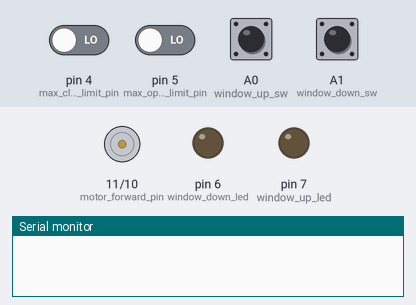
This sketch was run on a simulated Arduino Uno, built with avr-gcc and run on an emulated ATmega328P. Shown: motor-driver pin pairs drawn as motors (green arrow = first pin HIGH = forward, orange = second pin HIGH = backward, longer = more drive), output pins drawn as LEDs (lit = HIGH), the last lines printed to the serial monitor. The inputs (shaded band) are chosen by the test bench; at power-on: A0 (window_up_sw), A1 (window_down_sw) HIGH, pin 4 (max_closed_limit_pin), pin 5 (max_open_limit_pin) LOW. Pins used as bus, display or sensor lines are not drawn.

Above: at 1.2 s.
1.3 s: A0 (window_up_sw) pulled LOW for 0.15 s
At 2.8 s:
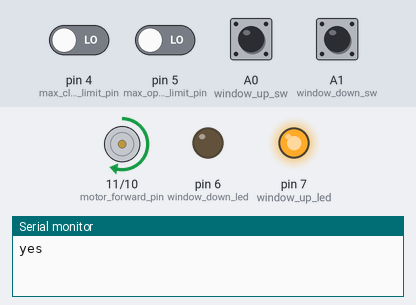
3.1 s: pin 5 (max_open_limit_pin) driven HIGH
At 3.7 s:
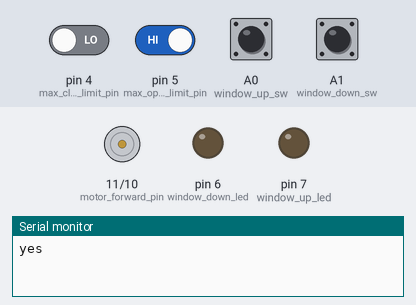
4.6 s: A1 (window_down_sw) pulled LOW for 0.15 s
At 6.1 s:
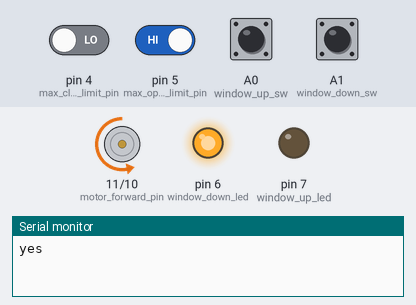
6.4 s: pin 4 (max_closed_limit_pin) driven HIGH
At 7.4 s:
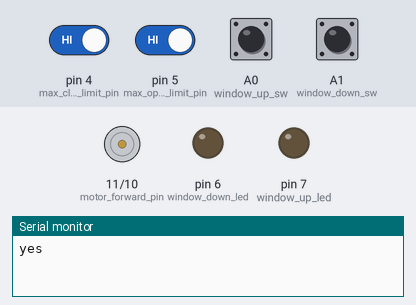
Timing chart, 0 to 8.9 s (numbered marks = the images above; inputs shaded):
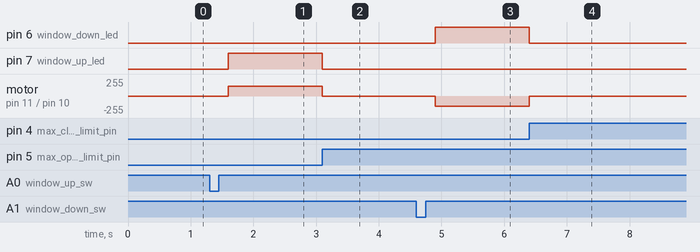

Measured:
- after the input at 1.3 s, pin 7 (window_up_led): LOW → HIGH after 0.30 s; motor on pin 11 (motor_forward_pin) / pin 10 (motor_reverse_pin): stopped → forward 150/255 after 0.30 s
- after the input at 3.1 s, pin 7 (window_up_led): HIGH → LOW at once; motor on pin 11 (motor_forward_pin) / pin 10 (motor_reverse_pin): forward 150/255 → stopped at once
- after the input at 4.6 s, pin 6 (window_down_led): LOW → HIGH after 0.30 s; motor on pin 11 (motor_forward_pin) / pin 10 (motor_reverse_pin): stopped → backward 150/255 after 0.30 s
- after the input at 6.4 s, pin 6 (window_down_led): HIGH → LOW at once; motor on pin 11 (motor_forward_pin) / pin 10 (motor_reverse_pin): backward 150/255 → stopped at once

The sketch:

Code.ino
```cpp
#define power_pin 13
#define motor_forward_pin 11
#define motor_reverse_pin 10
#define window_up_sw     A0
#define window_down_sw   A1
#define motor_speed 150
#define window_up_led 7
#define window_down_led 6
#define max_open_limit_pin 5
#define max_closed_limit_pin 4

void setup() {
  // put your setup code here, to run once:
 pinMode(power_pin,OUTPUT);
 pinMode(window_up_led,OUTPUT);
 pinMode(window_down_led,OUTPUT);
 pinMode(max_open_limit_pin,INPUT);
 pinMode(max_closed_limit_pin,INPUT);
 pinMode(window_up_sw,INPUT_PULLUP);
 pinMode(window_down_sw,INPUT_PULLUP);
 digitalWrite(power_pin,HIGH);
 Serial.begin(9600);

}

void loop() {
  if(!digitalRead(window_up_sw)){ //if window up switch pressed
    delay(300); //wait for debouncing
    if(!digitalRead(window_up_sw)){ //if confirm switch pressed and manual mode on
      while(!digitalRead(window_up_sw) && !digitalRead(max_open_limit_pin)){ //While button pressed keep the motor in running untill max limit achieve
        digitalWrite(window_up_led,HIGH);  //turn on window up led
        analogWrite(motor_forward_pin,motor_speed); //window move upward
        analogWrite(motor_reverse_pin,0);
      }
      analogWrite(motor_forward_pin,0); //stop operation
      digitalWrite(window_up_led,LOW);
    }else{ //if user release the switch go to automatic mode
      Serial.println("yes");
      if(!digitalRead(max_open_limit_pin)){//if max limit not achieved
        digitalWrite(window_up_led,HIGH);  //turn on window up led
        analogWrite(motor_forward_pin,motor_speed); //window move upward
        analogWrite(motor_reverse_pin,0);
        while(!digitalRead(max_open_limit_pin));//do this to close the window completely
        analogWrite(motor_forward_pin,0); //stop operation
        digitalWrite(window_up_led,LOW);
      }
    }
  }


   if(!digitalRead(window_down_sw)){ //if window down switch pressed
    delay(300); //wait for debouncing
    if(!digitalRead(window_down_sw)){ //if confirm switch pressed and manual mode on
      while(!digitalRead(window_down_sw) && !digitalRead(max_closed_limit_pin)){ //While button pressed keep the motor in running
        digitalWrite(window_down_led,HIGH);  //turn on window up led
        analogWrite(motor_reverse_pin,motor_speed); //window move upward
        analogWrite(motor_forward_pin,0);
      }
      analogWrite(motor_reverse_pin,0); //stop operation
      digitalWrite(window_down_led,LOW);
    }else{ //if user release the switch go to automatic mode
      if(!digitalRead(max_closed_limit_pin)){//if max limit not achieved
        digitalWrite(window_down_led,HIGH);  //turn on window down led
        analogWrite(motor_reverse_pin,motor_speed); //window move download
        analogWrite(motor_forward_pin,0);
        while(!digitalRead(max_closed_limit_pin));//do this to close the window completely
        analogWrite(motor_reverse_pin,0); //stop operation
        digitalWrite(window_down_led,LOW);
      }
    }
  }
}
```
